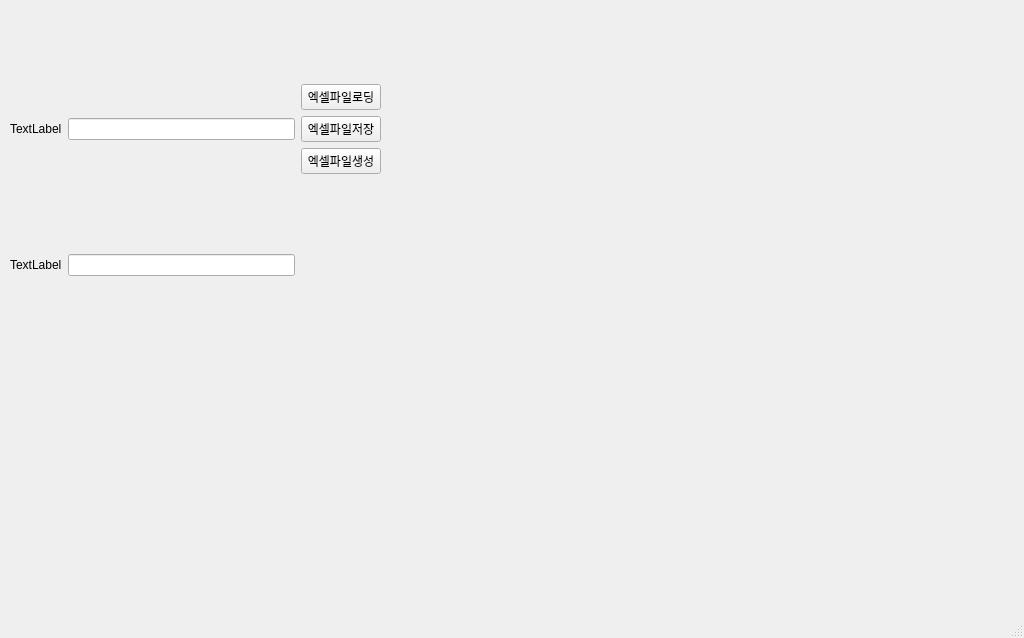
<?xml version="1.0" encoding="UTF-8"?>
<ui version="4.0">
 <class>MainWindow</class>
 <widget class="QMainWindow" name="MainWindow">
  <property name="geometry">
   <rect>
    <x>0</x>
    <y>0</y>
    <width>1024</width>
    <height>638</height>
   </rect>
  </property>
  <property name="windowTitle">
   <string>MainWindow</string>
  </property>
  <widget class="QWidget" name="centralwidget">
   <widget class="QWidget" name="gridLayoutWidget">
    <property name="geometry">
     <rect>
      <x>10</x>
      <y>10</y>
      <width>371</width>
      <height>341</height>
     </rect>
    </property>
    <layout class="QGridLayout" name="gridLayout">
     <item row="3" column="0">
      <widget class="QLabel" name="label">
       <property name="text">
        <string>TextLabel</string>
       </property>
      </widget>
     </item>
     <item row="0" column="0">
      <widget class="QLabel" name="label_2">
       <property name="text">
        <string>TextLabel</string>
       </property>
      </widget>
     </item>
     <item row="3" column="1">
      <widget class="QLineEdit" name="lineEdit_2"/>
     </item>
     <item row="0" column="8">
      <layout class="QVBoxLayout" name="verticalLayout_5">
       <item>
        <widget class="QPushButton" name="pushButton_3">
         <property name="enabled">
          <bool>true</bool>
         </property>
         <property name="text">
          <string>엑셀파일로딩</string>
         </property>
        </widget>
       </item>
       <item>
        <widget class="QPushButton" name="pushButton_2">
         <property name="text">
          <string>엑셀파일저장</string>
         </property>
        </widget>
       </item>
       <item>
        <widget class="QPushButton" name="pushButton">
         <property name="text">
          <string>엑셀파일생성</string>
         </property>
        </widget>
       </item>
      </layout>
     </item>
     <item row="0" column="1">
      <widget class="QLineEdit" name="lineEdit_3"/>
     </item>
    </layout>
   </widget>
  </widget>
  <widget class="QMenuBar" name="menubar">
   <property name="geometry">
    <rect>
     <x>0</x>
     <y>0</y>
     <width>1024</width>
     <height>21</height>
    </rect>
   </property>
  </widget>
  <widget class="QStatusBar" name="statusbar"/>
 </widget>
 <resources/>
 <connections/>
</ui>
